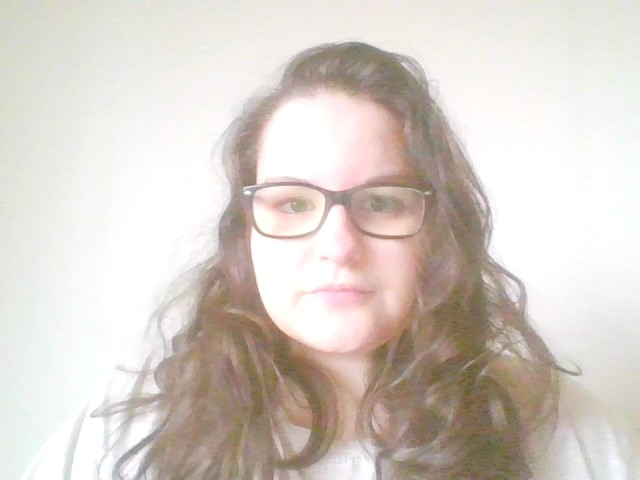
#> input picture testes_reconhecimento/hard_test/G1_7.jpg, 640 x 480 px; its folder holds only this picture in this run
$ python teste_reconhecimento_confusion.py
#> lines starting #> are read from the running program, lines starting #| are printed output that depends on the picture
#> further down, imagem is the input picture: shape (480, 640, 3); mean B, G, R 199.6, 206.7, 215.4
'''
Acurácia
É a proporção de predições corretas, sem considerar o que é positivo e o que negativo e sim o acerto total. É dada por:

ACC=(VP+VN)/(P+N)

em que p é o número de eventos (Y=1, chamado aqui de positivo) e n é o número de não eventos
(^Y=0, chamado aqui de negativo).

Sensibilidade
É a proporção de verdadeiros positivos, ou seja, avalia a capacidade do modelo classificar um indivíduo como evento
$ (^Y=1) $ dado que realmente ele é evento (Y=1):

SENS=VP/(VP+FN)

Especificidade

É a proporção de verdadeiros negativos, isto é, avalia a capacidade do modelo predizer um indivíduo como não evento
$ (\hat{Y}=0) $ dado que ele realmente é não evento (Y=0).

ESPEC=VN/(VN+FP)

'''


from typing import List
import PIL
from PIL import Image
import sys

# Image I/O
import imageio

import cv2
import os

import numpy as np
from sklearn import metrics
from sklearn.metrics import confusion_matrix, plot_confusion_matrix
from openpyxl import Workbook

detectorFace = cv2.CascadeClassifier("Haar/haarcascade_frontalface_alt.xml")

# Função aumentar brilho
def increase_brightness(img, value):
#> called with value = 50
    hsv = cv2.cvtColor(img, cv2.COLOR_BGR2HSV)
#> hsv: shape (480, 640, 3); mean H, S, V 33, 24.6, 216
    h, s, v = cv2.split(hsv)
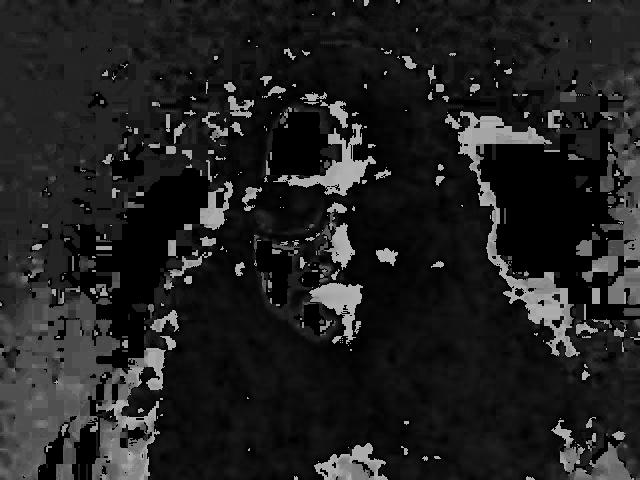
#> h: shape (480, 640); min 0, max 179, mean 33
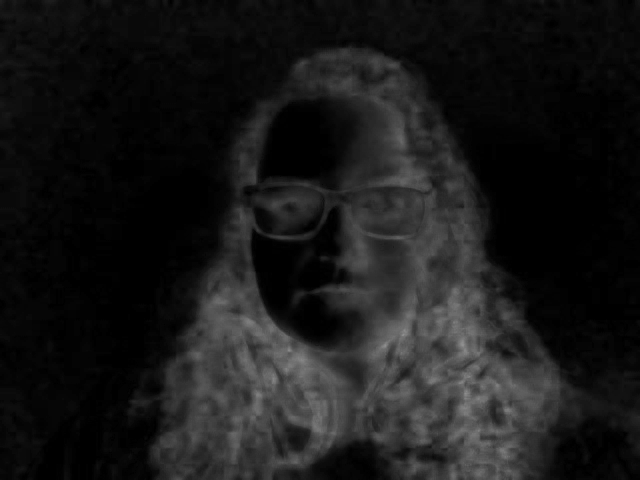
#> s: shape (480, 640); min 0, max 144, mean 24.6

    lim = 255 - value
    v[v > lim] = 255
    v[v <= lim] += value

    final_hsv = cv2.merge((h, s, v))
#> final_hsv: shape (480, 640, 3); mean H, S, V 33, 24.6, 240.5
    img = cv2.cvtColor(final_hsv, cv2.COLOR_HSV2BGR)
    return img

def increase_contrast(img):

    # CLAHE (Contrast Limited Adaptive Histogram Equalization)
    clahe = cv2.createCLAHE(clipLimit=3., tileGridSize=(8,8))

    lab = cv2.cvtColor(img, cv2.COLOR_BGR2LAB)  # convert from BGR to LAB color space
#> lab: shape (480, 640, 3); mean of channels 0, 1, 2 212.2, 130.1, 133
    l, a, b = cv2.split(lab)  # split on 3 different channels
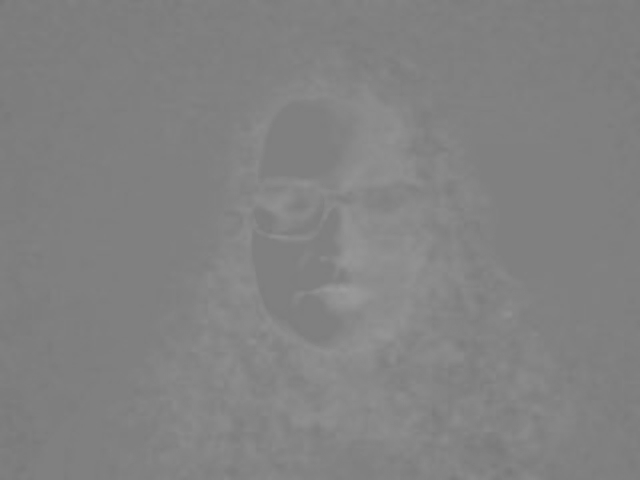
#> a: shape (480, 640); min 119, max 156, mean 130.1

    l2 = clahe.apply(l)  # apply CLAHE to the L-channel

    lab = cv2.merge((l2,a,b))  # merge channels
#> lab: shape (480, 640, 3); mean of channels 0, 1, 2 188.5, 130.1, 133
    img2 = cv2.cvtColor(lab, cv2.COLOR_LAB2BGR)  # convert from LAB to BGR
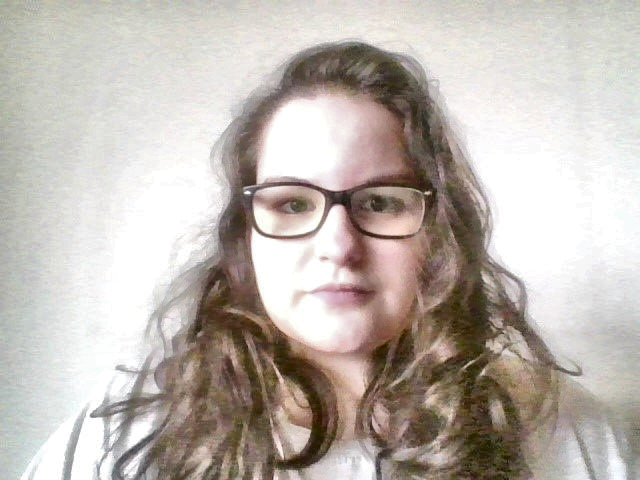
#> img2: shape (480, 640, 3); mean B, G, R 175.6, 182.5, 190.5
    #cv2.imshow('Aumento de contraste', img2)
    return img2


# [7 lines of commented-out code are left out]
reconhecedorLBPH = cv2.face.LBPHFaceRecognizer_create(2, 2, 7, 7, 15)
reconhecedorLBPH.read("classificadorLBPH_Teste.yml")

totalAcertosLBPH = 0
percentualAcertoLBPH = 0.0
totalConfiancaLBPH = totalConfiancaLBPH_Brilho = totalConfiancaLBPH_Escuro = totalConfiancaLBPH_Blur = 0.0
cont = 0


# Dados Matriz Confusão
matriz = [[0,0,0,0,0,0,0,0], [0,0,0,0,0,0,0,0], [0,0,0,0,0,0,0,0], [0,0,0,0,0,0,0,0],
          [0,0,0,0,0,0,0,0], [0,0,0,0,0,0,0,0], [0,0,0,0,0,0,0,0], [0,0,0,0,0,0,0,0]]

FP = FP_Brilho = FP_Escuro=  FP_Blur = 0
FN = FN_Brilho = FN_Escuro = FN_Blur = 0
TPTF = 0
Y_predict = []
Y_test = []

caminhos = [os.path.join('testes_reconhecimento/hard_test', f) for f in os.listdir('testes_reconhecimento/hard_test')]


# Classificador LBPH
for caminhoImagem in caminhos:
    # Ler a imagem
    #imagem = imageio.imread(caminhoImagem)
    imagem = cv2.imread(caminhoImagem)

    # Ajusta o brilho da imagem
    imagem_brilho = increase_brightness(imagem, 50)

    # Ajusta o contraste da imagem
    imagemEscura = increase_contrast(imagem)

    # Efeito Blur na imagem
    blurImg = cv2.blur(imagem, (20, 20))

    # Converte a cinza pelo PIL
    imagemFace = Image.open(caminhoImagem).convert('L')

    # Converte a imagem com brilho para cinza pelo cv2
    imagemCinza_Brilho = cv2.cvtColor(imagem_brilho, cv2.COLOR_BGR2GRAY)
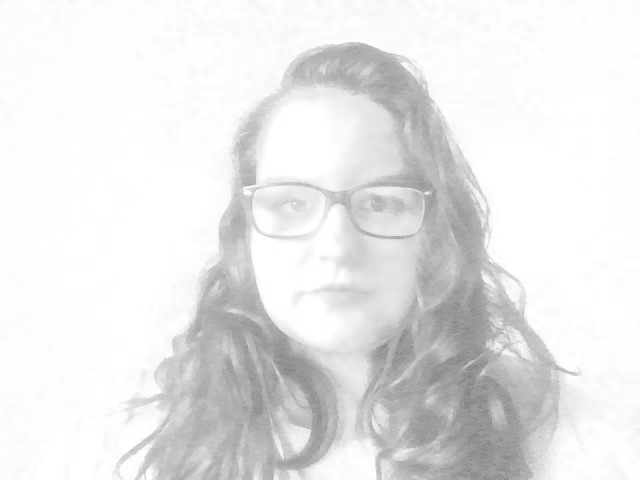
#> imagemCinza_Brilho: shape (480, 640); min 127, max 255, mean 231.1

    # Converte a imagem com mais contraste para cinza pelo cv2
    imagemCinza_Escura = cv2.cvtColor(imagemEscura, cv2.COLOR_BGR2GRAY)

    # Converte a imagem com blur para cinza pelo cv2
    blurImgCinza = cv2.cvtColor(blurImg, cv2.COLOR_BGR2GRAY)
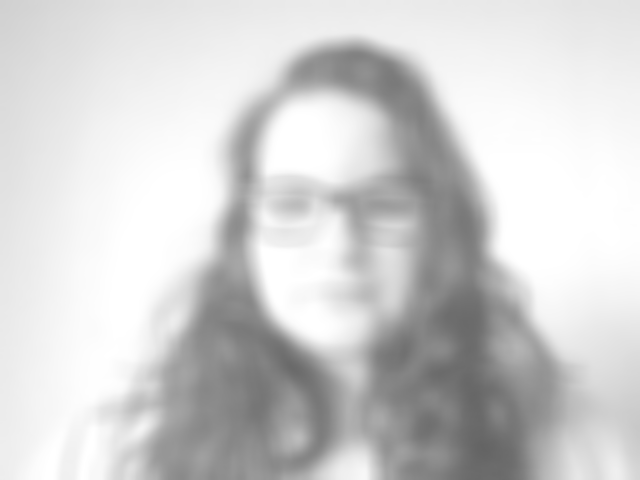
#> blurImgCinza: shape (480, 640); min 100, max 255, mean 208.5

    # Imagem com flip horizontal
    #horizontal_imagem = imagemFace.transpose(PIL.Image.FLIP_LEFT_RIGHT)

    # Imagem rotacionada em 10 Graus
    #rotate_imagem = imagemFace.rotate(10)

    #Imagens em NP
    imagemFaceNP = np.array(imagemFace, 'uint8')
    brilho_imagemNP = np.array(imagemCinza_Brilho, 'uint8')
    escuro_imagemNP = np.array(imagemCinza_Escura, 'uint8')
    blurImgNP = np.array(blurImgCinza, 'uint8')
    # horizontalFaceNP = np.array(horizontal_imagem, 'uint8')
    # rotate_imagemNP = np.array(rotate_imagem, 'uint8')

    # Detecção de imagems
    facesDetectadas = detectorFace.detectMultiScale(imagemFaceNP, minNeighbors=8)
#> facesDetectadas = [[227, 117, 224, 224]]
    facesDetectadas_brilho = detectorFace.detectMultiScale(brilho_imagemNP, minNeighbors=8)
#> facesDetectadas_brilho = [[222, 112, 234, 234]]
    facesDetectadas_escura = detectorFace.detectMultiScale(escuro_imagemNP, minNeighbors=8)
#> facesDetectadas_escura = [[224, 113, 230, 230]]
    facesDetectadas_blur = detectorFace.detectMultiScale(blurImgNP, minNeighbors=8)
#> facesDetectadas_blur = [[221, 116, 234, 234]]
    #facesDetectadas_flip = detectorFace.detectMultiScale(horizontalFaceNP, minNeighbors=8)
    #facesDetectadas_rotate = detectorFace.detectMultiScale(rotate_imagemNP, minNeighbors=8)

    # For das faces sem tratamento

    for (x, y, l, a) in facesDetectadas:

        # Detecção facial
        cv2.rectangle(imagemFaceNP, (x, y), (x + l, y + a), (255, 0, 255), 2)

        # Dados preditos
        idprevistoLBPH, confiancaLBPH = reconhecedorLBPH.predict(imagemFaceNP)

        # Split das imagens
        idatual = int(os.path.split(caminhoImagem)[1].split('_')[0].replace("G", ""))

        # Resultados
        print(str(idatual) + " foi classificado como " + str(idprevistoLBPH) + " - " + "Confiança: " +
              str(totalConfiancaLBPH))
        cont += 1
        Y_predict.append(idprevistoLBPH)
        Y_test.append(idatual)
        #print("Y_predict", Y_predict)
        #print("Y_test", Y_test)
        if idprevistoLBPH == idatual:
        #if idprevistoLBPH == 8:
            totalAcertosLBPH += 1
            #print (idatual)
            #print (idprevistoLBPH)
            matriz[idatual-1][idprevistoLBPH-1] += 1
            totalConfiancaLBPH += confiancaLBPH
            TPTF += 1

        else:
            totalAcertosLBPH -= 1
            matriz[idatual - 1][idprevistoLBPH - 1] += 1
            FN += 1
            FP += 1

        print("Total de Acertos", totalAcertosLBPH)
        #cv2.imshow("LBPH sem tratamento", imagemFaceNP)
        cv2.waitKey(1000)
#> this loop made 1 pass
#> (x, y, l, a, idprevistoLBPH, confiancaLBPH, idatual, cont) on pass 1: (227, 117, 224, 224, 1, 3.47, 1, 1)
#> (printed output is left out)
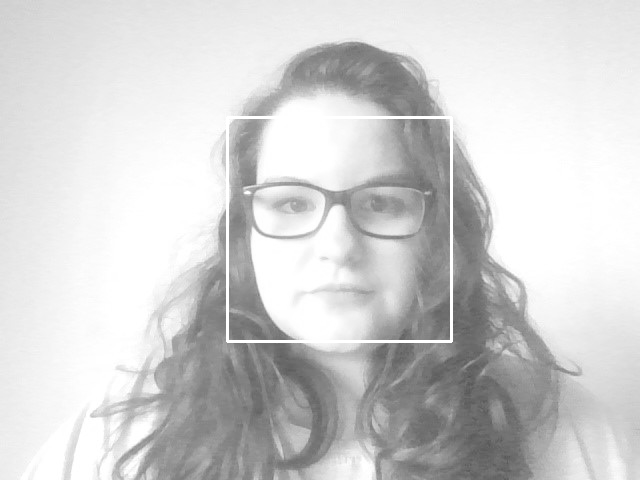
#> imagemFaceNP: shape (480, 640); min 84, max 255, mean 209.2
#> after the loop, FN = 0; FP = 0; TPTF = 1; Y_predict = [1]; Y_test = [1]; cont = 1; matriz = [[1, 0, 0, 0, 0, 0, 0, 0], [0, 0, 0, 0, 0, 0, 0, 0], [0, 0, 0, 0, 0, 0, 0, 0], [0, 0, 0, 0, 0, 0, 0, 0], [0, 0, 0, 0, 0, 0, 0, 0], [0, 0, 0, 0, 0, 0, 0, 0], [0, 0, 0, 0, 0, 0, 0, 0], [0, 0, 0, 0, 0, 0, 0, 0]]; totalAcertosLBPH = 1; totalConfiancaLBPH = 3.47
    """
    # For das imagens com brilho
    for (x, y, l, a) in facesDetectadas_brilho:
        # Detecção facial
        cv2.rectangle(brilho_imagemNP, (x, y), (x + l, y + a), (255, 0, 255), 2)

        # Dados preditos
        idprevistoLBPH_Brilho, confiancaLBPH_Brilho = reconhecedorLBPH.predict(brilho_imagemNP)

        # Split das imagens
        idatual = int(os.path.split(caminhoImagem)[1].split('_')[0].replace("G", ""))

        # Resultados
        print(str(idatual) + " foi classificado em modo Brilho como " + str(idprevistoLBPH_Brilho) + " - " + "Confiança: " +
               str(totalConfiancaLBPH_Brilho))
        cont += 1
        if idprevistoLBPH_Brilho == idatual:
        #if idprevistoLBPH_Brilho == 8:
            totalAcertosLBPH += 1
            matriz[idatual - 1][idprevistoLBPH_Brilho - 1] += 1
            totalConfiancaLBPH_Brilho += confiancaLBPH_Brilho
            TPTF += 1

        else:
            totalAcertosLBPH -= 1
            matriz[idatual - 1][idprevistoLBPH_Brilho - 1] += 1
            FN_Brilho += 1
            FP_Brilho += 1

        print("Total de Acertos", totalAcertosLBPH)
        #cv2.imshow("Brilho", brilho_imagemNP)
        cv2.waitKey(1000)

    # For das imagens escurecidas
    for (x, y, l, a) in facesDetectadas_escura:
        # Detecção facial
        cv2.rectangle(escuro_imagemNP, (x, y), (x + l, y + a), (255, 0, 255), 2)

        # Dados preditos
        idprevistoLBPH_Escuro, confiancaLBPH_Escuro = reconhecedorLBPH.predict(escuro_imagemNP)

        # Split das imagens
        idatual = int(os.path.split(caminhoImagem)[1].split('_')[0].replace("G", ""))

        # Resultados
        print(str(idatual) + " foi classificado em modo Escuro como " + str(idprevistoLBPH_Escuro) + " - " + "Confiança: " +
               str(totalConfiancaLBPH_Escuro))
        cont += 1
        if idprevistoLBPH_Escuro == idatual:
        #if idprevistoLBPH_Escuro == 8:
            totalAcertosLBPH += 1
            matriz[idatual - 1][idprevistoLBPH_Escuro - 1] += 1
            totalConfiancaLBPH_Escuro += confiancaLBPH_Escuro
            TPTF += 1
        else:
            totalAcertosLBPH -= 1
            matriz[idatual - 1][idprevistoLBPH_Escuro - 1] += 1
            FN_Escuro += 1
            FP_Escuro += 1

        print("Total de Acertos", totalAcertosLBPH)
        #cv2.imshow("Escuro", escuro_imagemNP)
        cv2.waitKey(1000)

    # For das imagens com blur
    for (x, y, l, a) in facesDetectadas_blur:
        # Detecção facial
        cv2.rectangle(blurImgNP, (x, y), (x + l, y + a), (255, 0, 255), 2)

        # Dados preditos
        idprevistoLBPH_Blur, confiancaLBPH_Blur = reconhecedorLBPH.predict(blurImgNP)

        # Split das imagens
        idatual = int(os.path.split(caminhoImagem)[1].split('_')[0].replace("G", ""))

        # Resultados
        print(str(idatual) + " foi classificado efeito Blur como " + str(idprevistoLBPH_Blur) + " - " + "Confiança: " +
               str(totalConfiancaLBPH_Blur))
        cont += 1
        if idprevistoLBPH_Blur == idatual:
        #if idprevistoLBPH_Blur == 8:
            totalAcertosLBPH += 1
            matriz[idatual - 1][idprevistoLBPH_Blur - 1] += 1
            totalConfiancaLBPH_Blur += confiancaLBPH_Blur
            TPTF += 1
        else:
            totalAcertosLBPH -= 1
            matriz[idatual - 1][idprevistoLBPH_Blur - 1] += 1
            FN_Blur += 1
            FP_Blur += 1

        print("Total de Acertos", totalAcertosLBPH)
        #cv2.imshow("Efeito Blur", blurImgNP)
        cv2.waitKey(1000)
    """

# outra abordagem

cm = metrics.confusion_matrix(Y_test, Y_predict, labels=[1, 2, 3, 4, 5, 6, 7, 8])
print("Confusion Matrix:")
print(cm)
#| [[1 0 0 0 0 0 0 0]
#|  [0 0 0 0 0 0 0 0]
#|  [0 0 0 0 0 0 0 0]
#|  [0 0 0 0 0 0 0 0]
#|  [0 0 0 0 0 0 0 0]
#|  [0 0 0 0 0 0 0 0]
#> (further printed lines are left out)

prfs = metrics.precision_recall_fscore_support(Y_test, Y_predict)
#> prfs = ([1], [1], [1], [1])
print("Precision Recall F-score Support:")
print(prfs)
#| (array([1.]), array([1.]), array([1.]), array([1]))

accuracy = metrics.accuracy_score(Y_test, Y_predict)
#> accuracy = 1
print("Accuracy:")
print(accuracy)
#| 1.0

cr = metrics.classification_report(Y_test, Y_predict)
print("Classification Report:")
print(cr)
#|               precision    recall  f1-score   support
#|            1       1.00      1.00      1.00         1
#|     accuracy                           1.00         1
#|    macro avg       1.00      1.00      1.00         1
#| weighted avg       1.00      1.00      1.00         1


"""
# Calculos gerais sobre a matriz de confusão

FN = FN + FN_Brilho + FN_Escuro + FN_Blur
FP = FP + FP_Brilho + FP_Escuro + FP_Blur

accuracy = TPTF/cont
precision_All = TPTF/(TPTF+FP)
recall_All = TPTF/(TPTF+FN)
F1 = ((2 * precision_All * recall_All)/(precision_All + recall_All))

def precision(classe):
    #l = linha / c = coluna
    c  = classe - 1
    den = 0
    for l in range(0,8):
        den += matriz[l][c]
    precision = (((matriz[c][c])/den)*100)
    return precision

def recall(classe):
    #l = linha / c = coluna
    l  = classe - 1
    den = 0
    for c in range(0,8):
        den += matriz[l][c]
    recall = (((matriz[l][l])/den)*100)
    return recall

def specificity(classe):
    #l = linha / c = coluna
    l = classe - 1
    c = classe - 1
    soma = 0
    den = 0
    for c in range(0,8):
        soma += matriz[l][c]
    c = classe - 1
    for l in range(0,8):
        soma += matriz[l][c]
        den += matriz[l][c]
    TN = (cont-(soma-matriz[classe-1][classe-1]))
    specificity = (TN/(TN+(den-matriz[classe-1][classe-1])))
    return specificity

print('-=' * 30)
print('Precisão de cada foto')
print('-=' * 30)
print ('Precisão Foto 1 = ', precision(1))
print ('Precisão Foto 2 = ', precision(2))
print ('Precisão Foto 3 = ', precision(3))
print ('Precisão Foto 4 = ', precision(4))
print ('Precisão Foto 5 = ', precision(5))
print ('Precisão Foto 6 = ', precision(6))
print ('Precisão Foto 7 = ', precision(7))
print ('Precisão Foto 8 = ', precision(8))
print('-=' * 30)
print('')
print('-=' * 30)
print('Recall (Sensibilidade) de cada foto')
print('-=' * 30)
print ('Recall Foto 1 = ', recall(1))
print ('Recall Foto 2 = ', recall(2))
print ('Recall Foto 3 = ', recall(3))
print ('Recall Foto 4 = ', recall(4))
print ('Recall Foto 5 = ', recall(5))
print ('Recall Foto 6 = ', recall(6))
print ('Recall Foto 7 = ', recall(7))
print ('Recall Foto 8 = ', recall(8))
print('-=' * 30)
print('')
print('-=' * 30)
print('Specificity de cada foto')
print('-=' * 30)
print ('Specificity Foto 1 = ', specificity(1))
print ('Specificity Foto 2 = ', specificity(2))
print ('Specificity Foto 3 = ', specificity(3))
print ('Specificity Foto 4 = ', specificity(4))
print ('Specificity Foto 5 = ', specificity(5))
print ('Specificity Foto 6 = ', specificity(6))
print ('Specificity Foto 7 = ', specificity(7))
print ('Specificity Foto 8 = ', specificity(8))
print('-=' * 30)
print('')
print('-=' * 30)
print ('Matriz de Confusão: ')
print (np.matrix(matriz))
print('-=' * 30)
print('')
print ('Falso Positivo = ', FP)
print ('Falso Negativo = ', FN)
print ('Total de TPTN Todos = ', TPTF)
print ('Total de imagens testadas = ', cont)
print('-=' * 30)
print ('Accuracy Total= ', accuracy)
print ('Precision Total = ', precision_All)
print ('Recall Total = ', recall_All)
print ('F1 Score = ', F1)
print('-=' * 30)


percentualAcertoLBPH = (totalAcertosLBPH / cont) * 100
#totalConfiancaLBPH = totalConfiancaLBPH
print('Percentual de acerto: ' + str(percentualAcertoLBPH) + '%')
#print("Total confiança: " + str(totalConfiancaLBPH))
"""

$ run again, on testes_reconhecimento/hard_test/G2_8.jpg
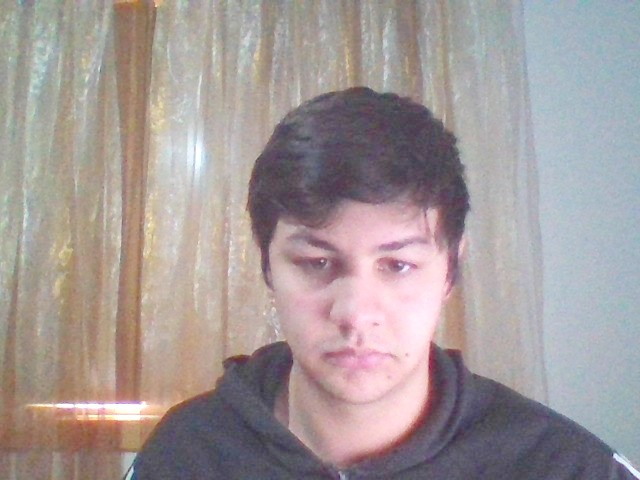
#> input picture testes_reconhecimento/hard_test/G2_8.jpg, 640 x 480 px
#> imagem is the input picture: shape (480, 640, 3); mean B, G, R 152.5, 152.8, 163
#> hsv: shape (480, 640, 3); mean H, S, V 78.1, 38, 169.1
#> in increase_brightness, `v[v > lim] = 255`:
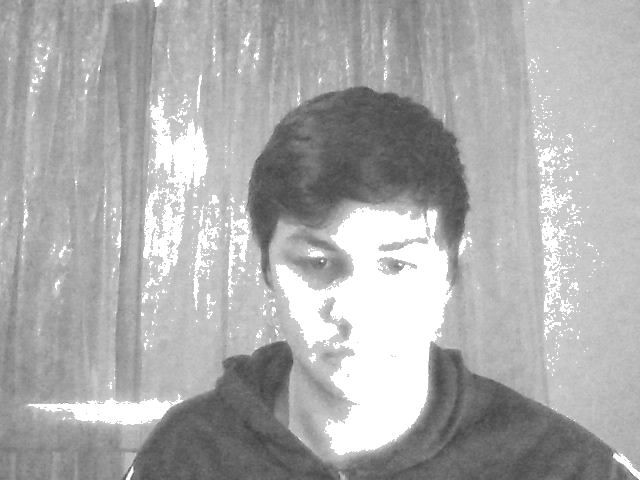
#> v: shape (480, 640); min 64, max 255, mean 172
#> final_hsv: shape (480, 640, 3); mean H, S, V 78.1, 38, 216.1
#> facesDetectadas = [[250, 181, 224, 224]]
#> facesDetectadas_brilho = [[251, 185, 217, 217]]
#> facesDetectadas_escura = [[248, 180, 227, 227]]
#> facesDetectadas_blur = [[253, 185, 219, 219]]
#> the loop `for (x, y, l, a) in facesDetectadas:` made 1 pass
#> (x, y, l, a, idprevistoLBPH, confiancaLBPH, idatual, cont) on pass 1: (250, 181, 224, 224, 2, 0.165, 2, 1)
#> (printed output is left out)
#> after the loop `for (x, y, l, a) in facesDetectadas:`:
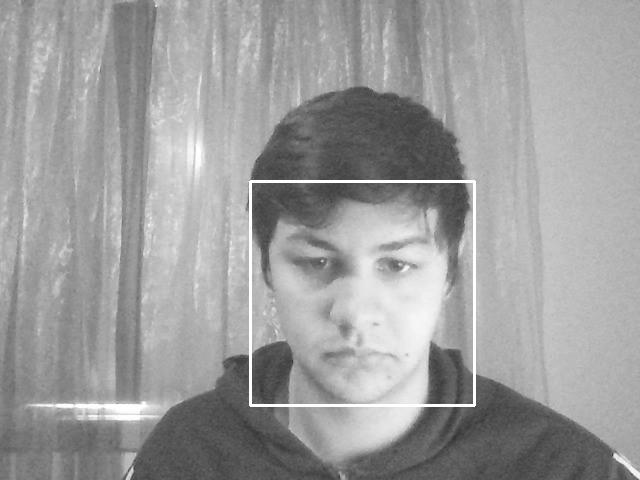
#> imagemFaceNP: shape (480, 640); min 53, max 255, mean 156.8
#> after the loop `for (x, y, l, a) in facesDetectadas:`: FN = 0; TPTF = 1; Y_predict = [2]; cont = 1; matriz = [[0, 0, 0, 0, 0, 0, 0, 0], [0, 1, 0, 0, 0, 0, 0, 0], [0, 0, 0, 0, 0, 0, 0, 0], [0, 0, 0, 0, 0, 0, 0, 0], [0, 0, 0, 0, 0, 0, 0, 0], [0, 0, 0, 0, 0, 0, 0, 0], [0, 0, 0, 0, 0, 0, 0, 0], [0, 0, 0, 0, 0, 0, 0, 0]]; totalAcertosLBPH = 1; totalConfiancaLBPH = 0.165
#| [[0 0 0 0 0 0 0 0]
#|  [0 1 0 0 0 0 0 0]
#|  [0 0 0 0 0 0 0 0]
#|  [0 0 0 0 0 0 0 0]
#|  [0 0 0 0 0 0 0 0]
#|  [0 0 0 0 0 0 0 0]
#> (further printed lines are left out)
#> prfs = ([1], [1], [1], [1])
#| (array([1.]), array([1.]), array([1.]), array([1]))
#> accuracy = 1
#| 1.0
#|               precision    recall  f1-score   support
#|            2       1.00      1.00      1.00         1
#|     accuracy                           1.00         1
#|    macro avg       1.00      1.00      1.00         1
#| weighted avg       1.00      1.00      1.00         1
